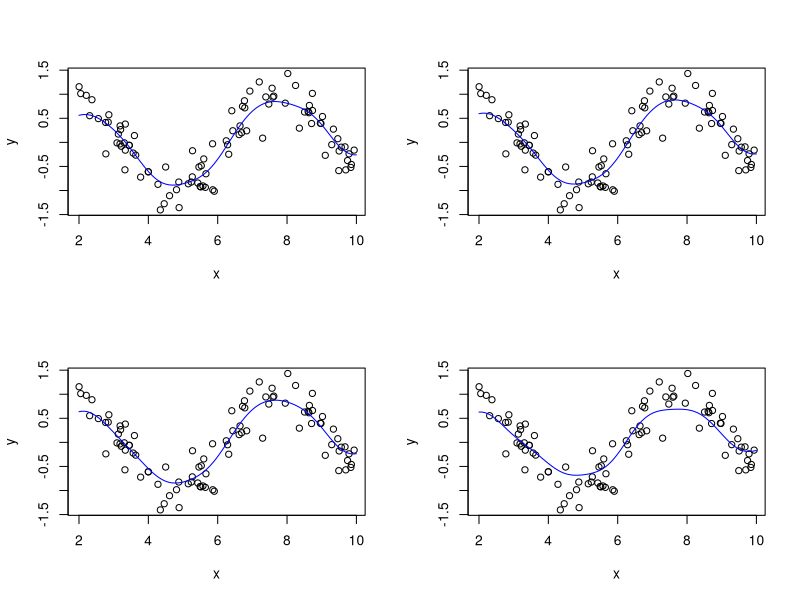
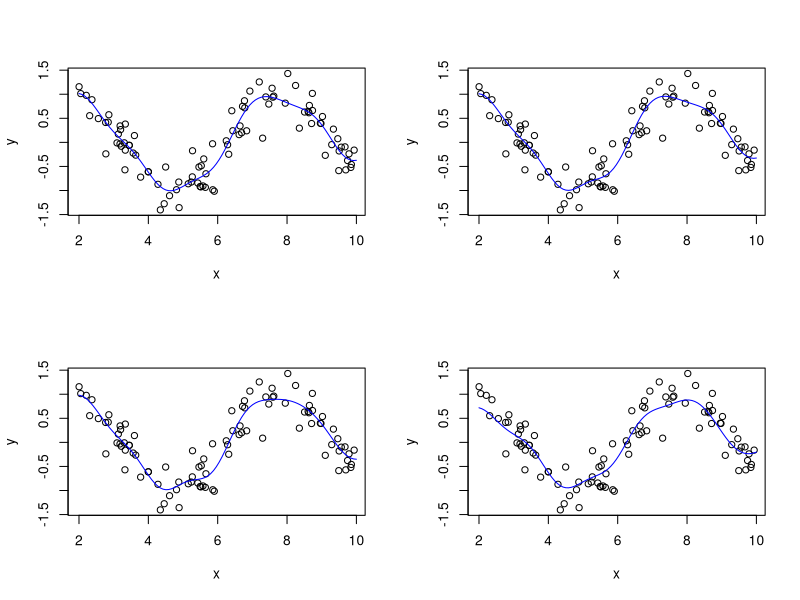
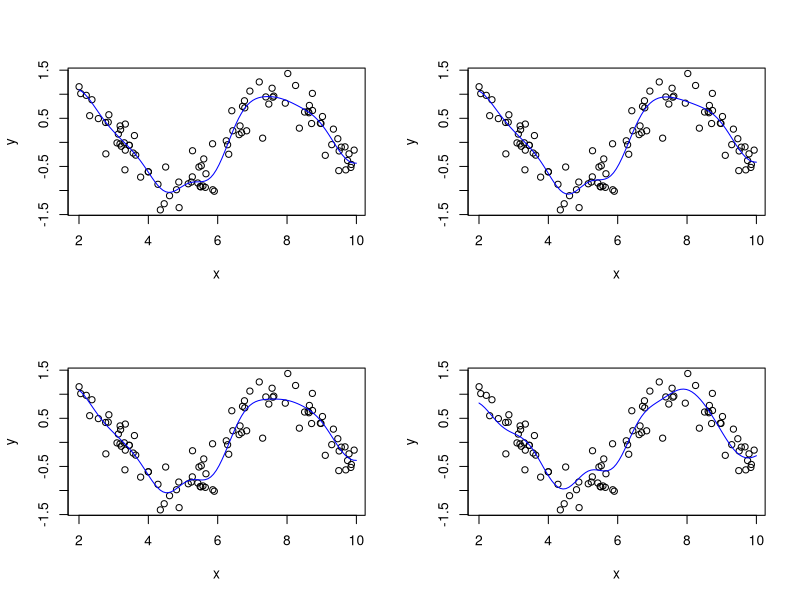
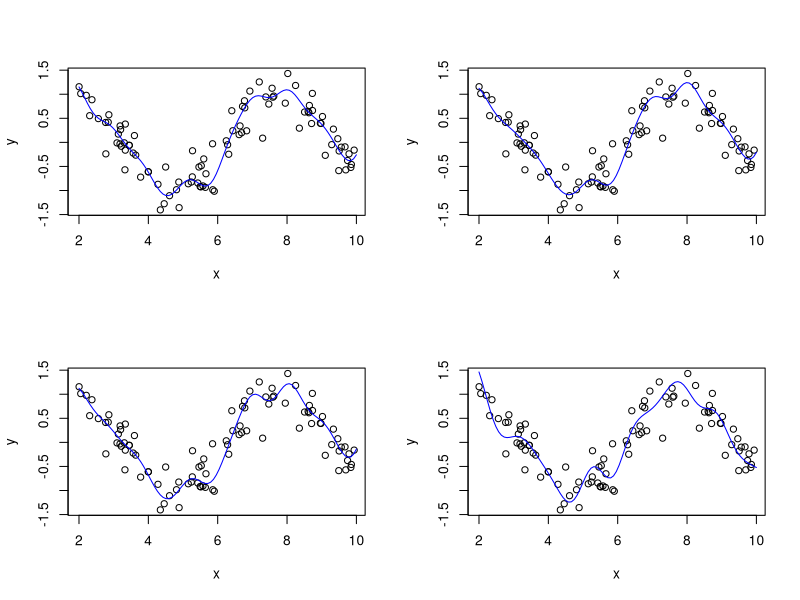
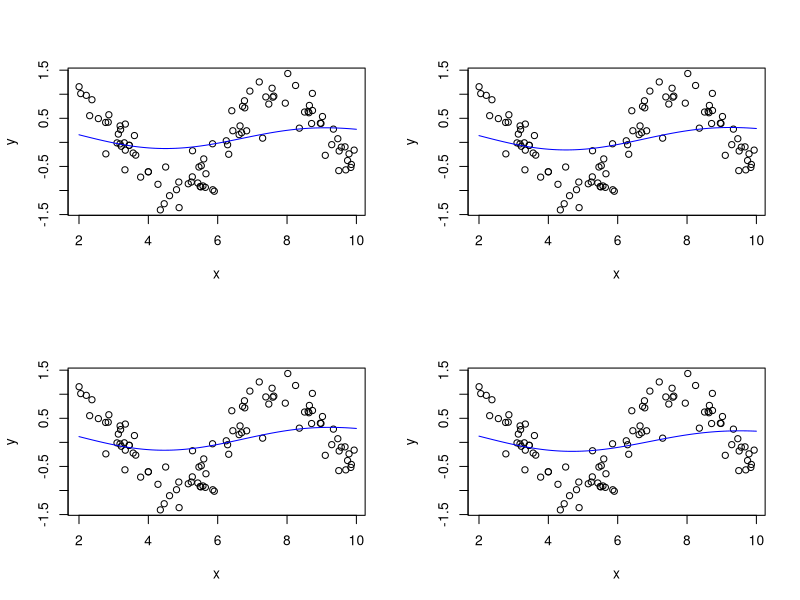
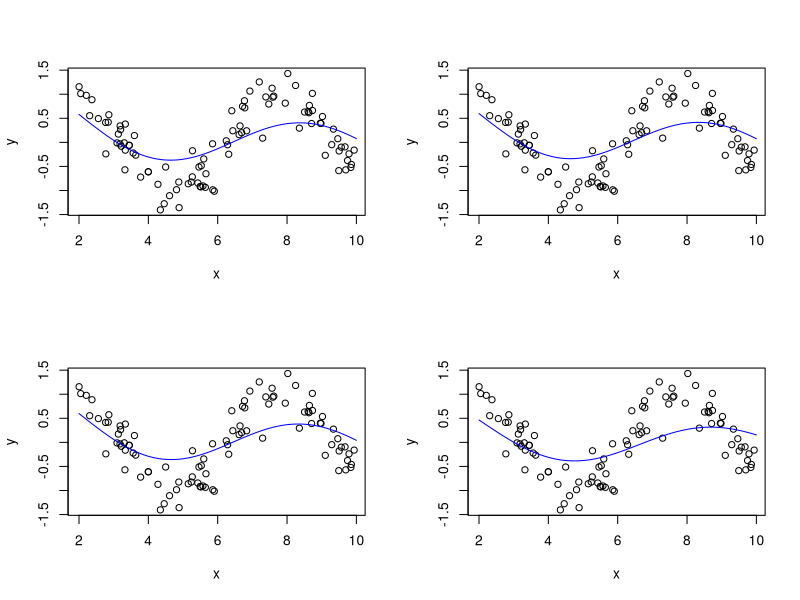
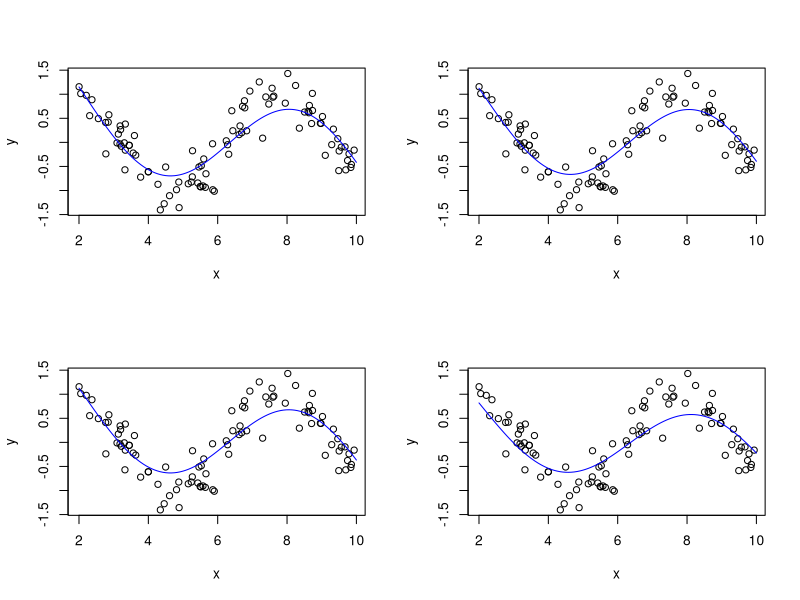
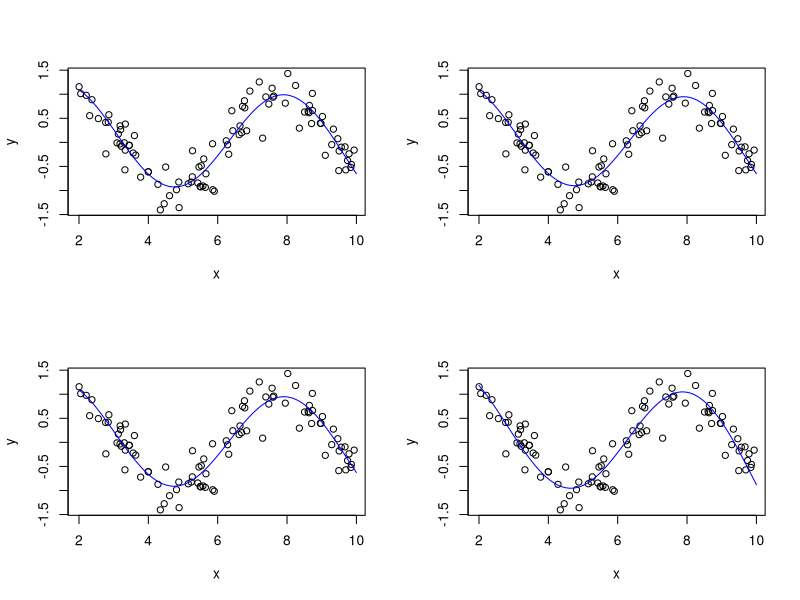

These charts were generated, in order, by the following R code:
library(caret)
library(kernlab)
library(lattice)
library(ggplot2)

x<-runif(100,min=2,max=10)
y<-sin(x)+rnorm(length(x))*0.25
sinData<-data.frame(x=x,y=y)

# create a data Grid
dataGrid<-data.frame(x=seq(2,10,length=100))

# this is done to divide the graph in 4 columns
par(mfrow = c(2,2))

svmParam1 <- expand.grid(eps = c(0.01,0.05,0.1,0.5), costs = 2^c(-2,0,2,8))
for ( i in 1: nrow(svmParam1)){
  set.seed(121)
  rbfSVM <- ksvm(x=x,y=y, data=sinData,
                 kernel="rbfdot",kpar="automatic",
                 C= svmParam1$costs[i],epsilon = svmParam1$eps[i])
  
  tmp<-data.frame(x=dataGrid$x,y =predict(rbfSVM,newdata= dataGrid), 
                  eps=paste("epsilon",format(svmParam1$eps)[i]),
                  costs=paste("costs",format(svmParam1$costs)[i]))
  
  svmPred1 <- if(i==1) tmp else rbind(tmp,svmPred1)
  
  modelPrediction <- predict(rbfSVM, newdata = dataGrid)
  plot(x,y)
  points(x = dataGrid$x, y = modelPrediction[,1], type = "l", col = "blue")
  
}
svmPred1$costs <- factor(svmPred1$costs, levels=rev(levels(svmPred1$costs)))


svmParam2 <- expand.grid(eps = c(0.01,0.05,0.1,0.5),
                         costs = 2^c(-2,0,2,8),
                         sigma=as.vector(sigest(y~x,data=sinData,frac=.75)))

for ( i in 1: nrow(svmParam2)){
  set.seed(121)
  rbfSVM <- ksvm(x=x,y=y, data=sinData,
                 kernel="rbfdot",
                 kpar=list(sigma=svmParam2$sigma[i]),
                 C= svmParam2$costs[i],
                 epsilon = svmParam2$eps[i]
                 )
  
  tmp<-data.frame(x=dataGrid$x,
                  y =predict(rbfSVM,newdata= dataGrid), 
                  eps=paste("epsilon",format(svmParam2$eps)[i]),
                  costs=paste("costs",format(svmParam2$costs)[i]),
                  sigma=paste("sigma",format(svmParam2$sigma,digits=2)[i])
  )
  svmPred2 <- if(i==1) tmp else rbind(tmp,svmPred2)
  
  modelPrediction <- predict(rbfSVM, newdata = dataGrid)
  plot(x,y)
  points(x = dataGrid$x, y = modelPrediction[,1], type = "l", col = "blue")
  
}

svmPred2$costs <- factor(svmPred2$costs, levels=rev(levels(svmPred2$costs)))
svmPred2$sigma <- factor(svmPred2$sigma, levels=rev(levels(svmPred2$sigma)))
